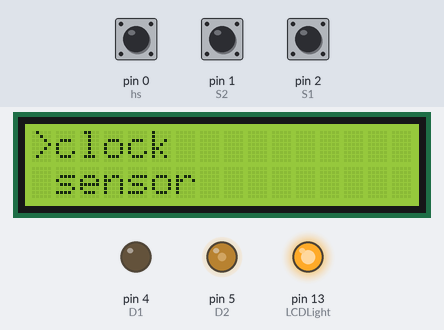
The sketch below on a simulated Arduino Uno, built with avr-gcc and run on an emulated ATmega328P. On the bench: 16×2 character LCD, output pins drawn as LEDs (lit = HIGH). The inputs (shaded band) are chosen by the test bench; at power-on: pin 1 (S2) HIGH, pin 0 (hs) HIGH, pin 2 (S1) HIGH. Pins used as bus, display or sensor lines are not drawn.

Above: at 1.3 s.
1.4 s: pin 1 (S2) pulled LOW for 0.15 s
At 3.1 s:
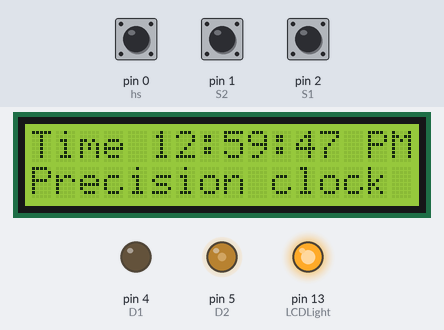
3.7 s: pin 0 (hs) pulled LOW for 0.15 s
At 5.2 s:
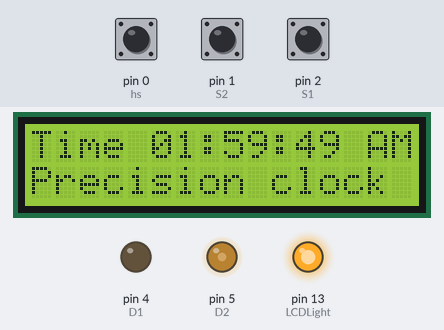
6.8 s: pin 2 (S1) pulled LOW for 1 s
At 7.7 s:
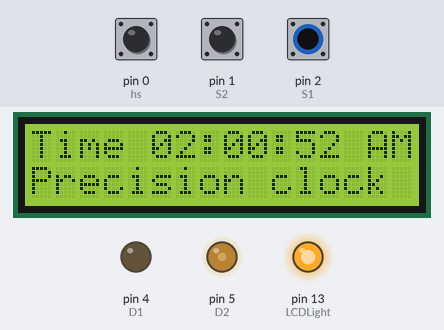
10.8 s: pin 0 (hs) pulled LOW for 1 s
At 12.2 s:
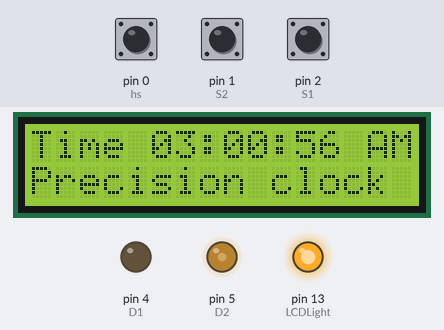
13.3 s: pin 2 (S1) pulled LOW for 1 s
At 15.2 s:
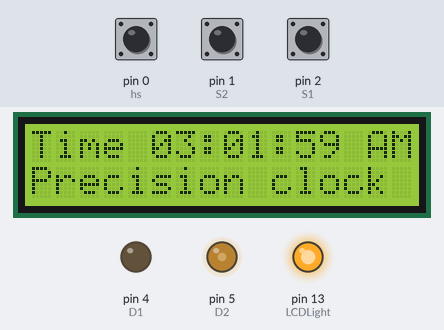
15.8 s: pin 1 (S2) pulled LOW for 1 s
At 16.9 s:
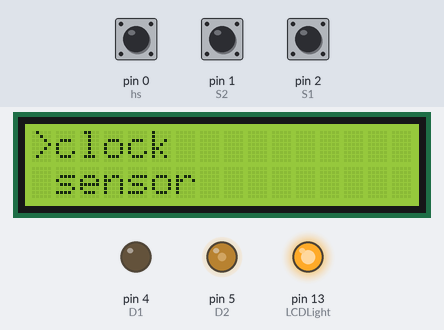
Timing chart, 0 to 18.8 s (numbered marks = the images above; inputs shaded):
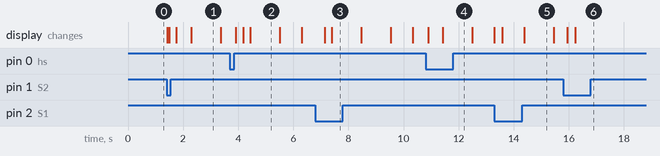

Measured:
- after the input at 1.4 s, the display: first changes at once (image 1 shows a later state)
- after the input at 15.8 s, the display: first changes after 0.13 s (image 6 shows a later state)
- what the display in image 1 shows lasts 1.1 s, from 2.3 s to 3.4 s

The sketch:

Ultrasound.ino
```cpp
#include <LiquidCrystal.h>
#include "Button.h"
#define LCDLight 13
#define rs 12
#define en 11
#define d4 10
#define d5 9
#define d6 8
#define d7 7
LiquidCrystal lcd(rs, en, d4, d5, d6, d7);


const int trigPin = 4, echoPin = 3;
long duration;
int distanceCm;

int cs=5;
const int contrast = 100;

int h=12;
int m=59;
int s=45;
int flag=1;
int button1;
int button2;
int hs=0;
int ms=3;

const int Time_light=150;
int bl_TO=Time_light;
int bl=10;
const int backlight=120;

static uint32_t last_time, now = 0;

//Buttons
Button S1 (2); //button up
Button S2 (1); //button enter/back
Button S3 (0); //button down

//Outputs
#define D0 3
#define D1 4
#define D2 5


String menuItems[] = {"clock", "sensor"};
int menuPage = 0;
int cursorPosition = 0;
int downCursor = 0;


byte menuCursor[8] = {
  B01000, //  *
  B00100, //   *
  B00010, //    *
  B00001, //     *
  B00010, //    *
  B00100, //   *
  B01000, //  *
  B00000  //
};

byte downArrow[8] = {
  0b01100, //   **
  0b11110, //  ****
  0b11110, // ******
  0b11110, // ******
  0b11110, // ******
  0b01100, //  ****
  0b00000,
  0b01100  //   **
};

byte leftArrow[8] = {
  B11000, //**
  B01100, // **
  B00110, //  **
  B00011, //   **
  B00011, //   **
  B00110, //  **
  B01100, // **
  B11000  //**
};
byte rightArrow[9] = {
  B00011, //   **
  B00110, //  **
  B01100, // **
  B11000, //**
  B11000, //**
  B01100, // **
  B00110, //  **
  B00011  //   **
};

void setup() {

  lcd.begin(16,2);
  pinMode(hs,INPUT_PULLUP);
  pinMode(ms,INPUT_PULLUP);
  analogWrite(cs,contrast);
  analogWrite(bl,backlight);
  now=millis();
  pinMode(D0, OUTPUT);
  pinMode(D1, OUTPUT);
  pinMode(D2, OUTPUT);
  pinMode(trigPin, OUTPUT);
  pinMode(echoPin, INPUT);
  pinMode(LCDLight, OUTPUT);
  digitalWrite(LCDLight, HIGH);

  lcd.begin(16, 2);
  lcd.createChar(0, menuCursor);
  lcd.createChar(1, downArrow);
  lcd.createChar(2, leftArrow);
  lcd.createChar(3, rightArrow);
}

void loop() {

mainMenu();
Buttons();
}
void mainMenu() {
if (menuPage == 0) {
  drawCursor();
  lcd.setCursor(1,0);
  lcd.print(menuItems[menuPage]); //sesore
  lcd.setCursor(1,1);
  lcd.print(menuItems[menuPage +1]);//clock
}
  if (menuPage == 1 ) {
  subMenu1();
  }
  if (menuPage == 2 ) {
  subMenu2();
  }
}

void drawCursor() {
  for (int cursorPos = 0; cursorPos < 1; cursorPos++) { // Erases current cursor
    lcd.setCursor(0, cursorPos);
    lcd.print(" ");
  }
  if(menuPage == 0) {
    if (cursorPosition  == 0) { //shows cursor 1st line
     lcd.setCursor(0,0);
     lcd.write(byte(0));
    }
    if(cursorPosition == 1 ) { //shows cursor 2nd line
      lcd.setCursor(0,1);
      lcd.write(byte(0));
    }
 }
}
void Buttons() {
  int s1=S1.pressed();
  int s2=S2.pressed();
  int s3=S3.pressed();
  if(menuPage == 0){
    if (cursorPosition == 1 && s1) {
           lcd.clear();
           cursorPosition --;
          }
    if (cursorPosition  == 0 && s3) {
           lcd.clear();
           cursorPosition ++;
          }

     if ( s2 && cursorPosition  == 0) {
        lcd.clear();
        menuPage=1;
        }
     if ( s2 && cursorPosition  == 1) {
        lcd.clear();
        menuPage=2;
        }

  }else if (menuPage == 1 ){
      if(s2) {
        lcd.clear();
        menuPage=0;
      }
      if(s3){
          h=h+1;
      }
      if(s1){
          m=m+1;
      }
   }else if (menuPage == 2 ){
      if(s2) {
        lcd.clear();
        menuPage=0;
      }
}
}

void subMenu1(){ // clock

 lcd.begin(16,2);
 lcd.setCursor(0,0);
 lcd.print("Time ");
 if(h<10)lcd.print("0");
 lcd.print(h);
 lcd.print(":");
 if(m<10)lcd.print("0");
 lcd.print(m);
 lcd.print(":");
 if(s<10)lcd.print("0");
 lcd.print(s);
 if(flag==0) lcd.print(" AM");
 if(flag==1) lcd.print(" PM");
 lcd.setCursor(0,1);// for Line 2
 lcd.print("Precision clock");
 if(millis()-last_time>=1000){
  last_time+=1000;
  s++;
 }
 if(s==60){
  s=0;
  m=m+1;
 }
 if(m==60)
 {
  m=0;
  h=h+1;
 }
 if(h==13)
 {
  h=1;
  flag=flag+1;
  if(flag==2)flag=0;
 }
delay(200);
}
void subMenu2() {  //sensore

  delay(100);
  lcd.clear();
  lcd.setCursor(0,0);
  lcd.print("Distance: ");
  lcd.print(distanceCm);
  lcd.print("cm");
  delay(10);
  digitalWrite(trigPin, LOW);
  delayMicroseconds(2);
  digitalWrite(trigPin, HIGH);
  delayMicroseconds(10);
  digitalWrite(trigPin, LOW);
  duration = pulseIn(echoPin, HIGH);
  distanceCm = duration*0.034/2;

  if (distanceCm<=3 ){
        lcd.setCursor(15,0);
        lcd.write(byte (1));
  }
  else if (distanceCm>=3 && distanceCm<=4){
        lcd.setCursor(10,1);
          lcd.write(byte (2));
        lcd.setCursor(6,1);
          lcd.write(byte (3));
            delay(200);
  }
  else if (distanceCm>=5 && distanceCm<=6){
        lcd.setCursor(10,1);
          lcd.write(byte (2));
        lcd.setCursor(6,1);
          lcd.write(byte (3));
            delay(200);
  }
  else if (distanceCm>=7 && distanceCm<=8){
        lcd.setCursor(11,1);
          lcd.write(byte (2));
        lcd.setCursor(5,1);
          lcd.write(byte (3));
            delay(200);

  }
  else if (distanceCm>=9 && distanceCm<=10){
        lcd.setCursor(12,1);
          lcd.write(byte (2));
        lcd.setCursor(4,1);
          lcd.write(byte (3));
            delay(200);

  }
  else if (distanceCm>=11 && distanceCm<=12){
        lcd.setCursor(13,1);
          lcd.write(byte (2));
        lcd.setCursor(3,1);
          lcd.write(byte (3));
            delay(200);

  }
  else if (distanceCm>=13 && distanceCm<=14){
        lcd.setCursor(14,1);
          lcd.write(byte (2));
        lcd.setCursor(2,1);
          lcd.write(byte (3));
            delay(200);

  }
  else if (distanceCm>=15 && distanceCm<=16){
        lcd.setCursor(15,1);
          lcd.write(byte (2));
        lcd.setCursor(1,1);
          lcd.write(byte (3));
            delay(200);

  }
  else if (distanceCm>=17 && distanceCm<=18){
        lcd.setCursor(16,1);
          lcd.write(byte (2));
        lcd.setCursor(0,1);
          lcd.write(byte (3));
            delay(200);

  }
  else if (distanceCm >13){
      lcd.clear();
  }
}
```

Button.cpp
```cpp
/*
Button.cpp - library for button
*/

#include "Arduino.h"
#include "Button.h"

Button::Button(int pin)
{
  pinMode(pin, INPUT_PULLUP);
  _pin=pin;
  _prevState=digitalRead(pin);
}


bool Button::pressed(){
  bool ret=0;
  int x=digitalRead(_pin);
  if(x!=_prevState && x==BUTTONPRESSED){
    ret=1;
    delay(BOUNCE);
  }
  _prevState=x;
  return ret;
}
```

Button.h
```cpp
/*
Button.h - library for buttons
*/

#ifndef Button_h
#define Button_h
#include "Arduino.h"

const int BUTTONPRESSED=LOW;
const int BOUNCE=20;

class Button
{
  public:
    Button(int pin);
    bool pressed();
    void downButton();
    void enterButton();
    void upButton();
  private:
    int _pin;
    int _prevState;
};

#endif
```
